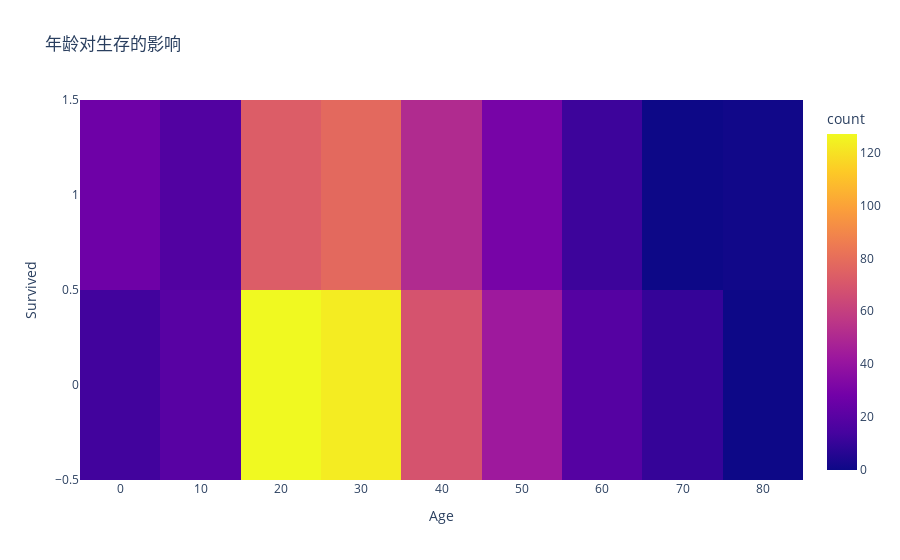

The notebook cell this image was saved under:
### Markdown cell above
## 女性比男性更加容易存活

### Code cell
import plotly.express as express
#年龄对存活的印象
# fig4 = express.line(train_data, x="Age", y="Survived", title='年龄对生存印象')
# fig4.show()
#这里采用二维直方图来表述
fig4=express.density_heatmap(data_frame=train_data,x="Age",y="Survived",
                             title="年龄对生存的影响"
                            )
fig4.show()

### Figure 1 — Plotly figure (JSON) as saved in the notebook; plotly's stock layout.template omitted (floating-point values rounded to 4 significant figures; data arrays with more than 128 entries replaced by an {"elided": "..."} marker saying what was removed)
{"data": [{"coloraxis": "coloraxis", "hovertemplate": "Age=%{x}<br>Survived=%{y}<br>count=%{z}<extra></extra>", "name": "", "type": "histogram2d", "x": {"elided": "891 float values"}, "xaxis": "x", "xbingroup": "x", "y": {"elided": "891 int values"}, "yaxis": "y", "ybingroup": "y"}], "layout": {"coloraxis": {"colorbar": {"title": {"text": "count"}}, "colorscale": [[0, "#0d0887"], [0.1111, "#46039f"], [0.2222, "#7201a8"], [0.3333, "#9c179e"], [0.4444, "#bd3786"], [0.5556, "#d8576b"], [0.6667, "#ed7953"], [0.7778, "#fb9f3a"], [0.8889, "#fdca26"], [1, "#f0f921"]]}, "legend": {"tracegroupgap": 0}, "title": {"text": "年龄对生存的影响"}, "xaxis": {"anchor": "y", "domain": [0, 1], "title": {"text": "Age"}}, "yaxis": {"anchor": "x", "domain": [0, 1], "title": {"text": "Survived"}}}}
